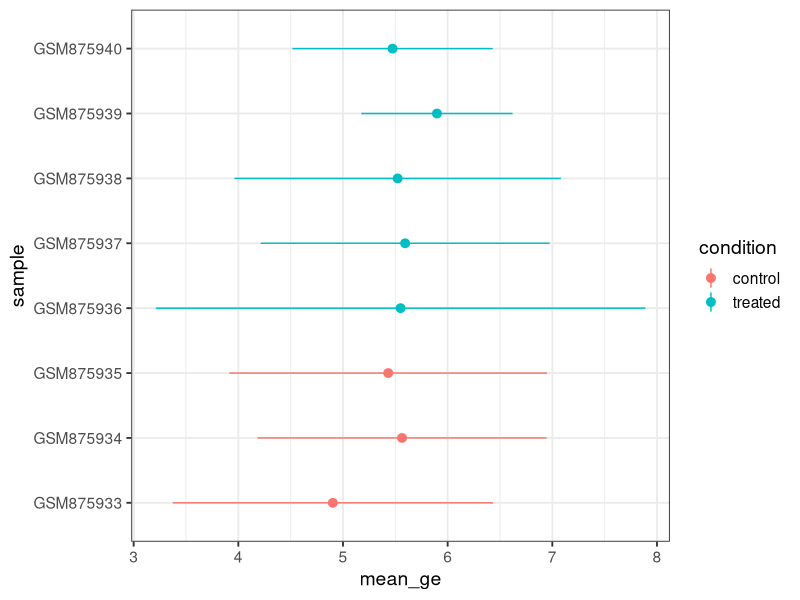
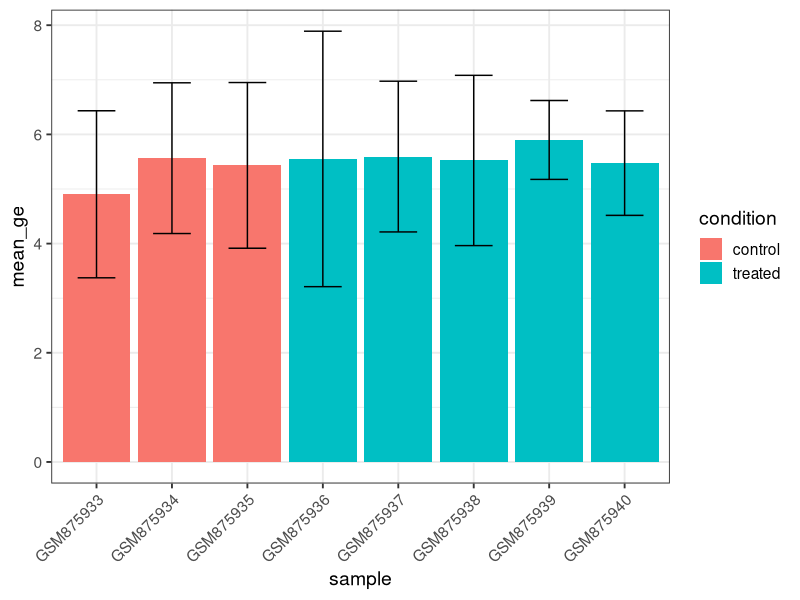
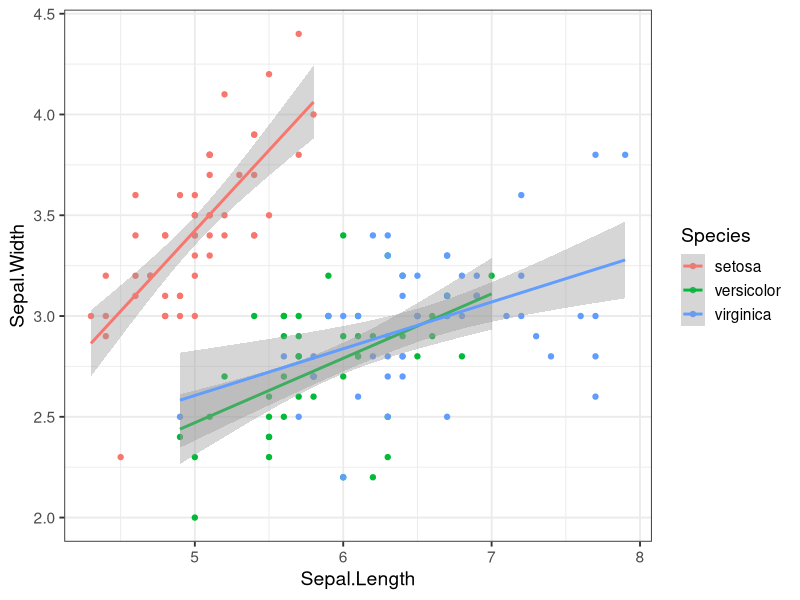

These charts were generated, in order, by the following R code:
## ---- chunk 1
library("ggplot2")
library("scales")
library("tidyr")
library("readr")
library("readxl")
library("dplyr", warn.conflicts = FALSE)
theme_set(theme_bw(14))
## ---- chunk 2
library("dplyr")
a <- data.frame(id = 1:3,
                name = c("a", "a", "b"))
b <- data.frame(id = c(2, 3, 1),
                other = c("yes", "no", "yes"))
a
b
## ---- chunk 3
inner_join(a, b)
## ---- chunk 4
gene_expression <- structure(c(5.85816859103934, 6.60428769475497, 5.4278181170489, 
3.64198318686737, 2.98308007124715, 6.60444574589028, 7.00805674362776, 
5.57135166957136, 5.14045415430309, 3.49663423366768, 5.94121052204627, 
7.25262696967957, 5.73597527709437, 5.13355247068666, 3.09661935730267, 
8.19815765591581, 6.41420670534176, 6.2578760673826, 4.97723524689115, 
1.90301643803504, 6.79101402711924, 7.03201225669769, 5.68340149938261, 
4.67483151462603, 3.78712626322116, 5.8756526105461, 7.89718752225727, 
5.58581882538314, 3.95586533543214, 4.29670995199073, 5.72651601739691, 
7.14934863678698, 5.34678828849904, 5.47530710160199, 5.79145434700723, 
5.19431908120944, 7.07334883453955, 5.56747268379296, 4.67120897018278, 
4.86218289261696), .Dim = c(5L, 8L), .Dimnames = list(c("10000_at", 
"10001_at", "10002_at", "100033423_at", "100033424_at"), c("GSM875933", 
"GSM875934", "GSM875935", "GSM875936", "GSM875937", "GSM875938", 
"GSM875939", "GSM875940"))) %>% as.data.frame()
## ---- chunk 5
gene_expression
## ---- chunk 6
library("tidyr")
tidy_ge <- gather(gene_expression, sample, value) %>% # chain to tbl_df
  tbl_df()  # that format nicely the table printing, 10 instead of the full 40 rows
tidy_ge
## ---- chunk 7
tidy_ge <- tidy_ge %>%
  mutate(condition = ifelse(grepl("[345]$", sample), "control", "treated"))
tidy_ge
## ---- chunk 8
sum_ge <- tidy_ge %>%
  group_by(sample, condition) %>%
  summarise(mean_ge = mean(value),
            sd_ge = sd(value))
sum_ge
## ---- chunk 9
library("ggplot2")
sum_ge %>%
  ggplot(aes(x = sample, y = mean_ge, colour = condition))+
  geom_pointrange(aes(ymin = mean_ge - sd_ge,
                      ymax = mean_ge + sd_ge))+
  coord_flip()
## ---- chunk 10
sum_ge %>%
  ggplot(aes(x = sample, y = mean_ge, fill = condition))+
  geom_bar(stat = "identity")+
  geom_errorbar(aes(ymin = mean_ge - sd_ge,
                      ymax = mean_ge + sd_ge), width = 0.5)+
  theme(axis.text.x = element_text(angle = 45, hjust = 1))
## ---- chunk 11
iris %>% # use built-in dataset
  ggplot(aes(x = Sepal.Length, y = Sepal.Width, colour = Species))+ # declare the mapped variables
  geom_point()+ # add points
  geom_smooth(method = "lm") # add linear regression, automatically per Species
